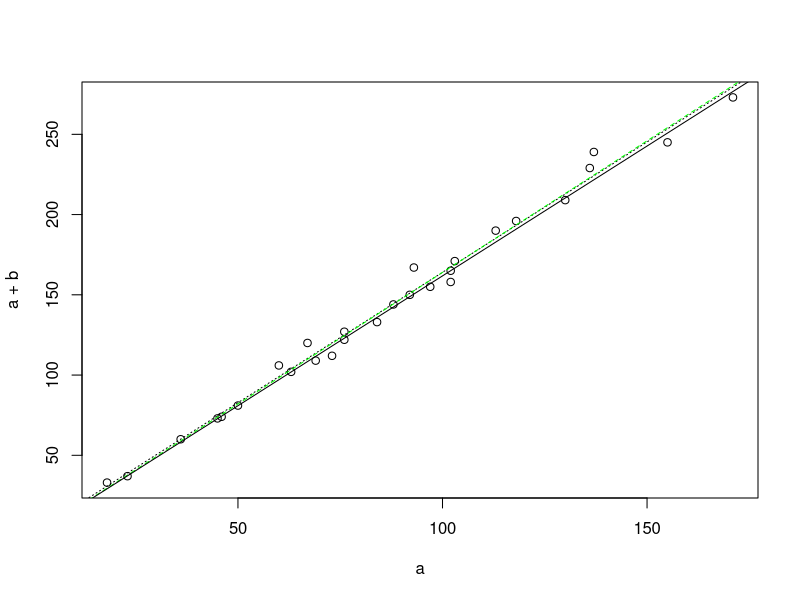

Write R code to recreate this figure.
library(readxl)
setwd('/Users/smanurung/Documents/unimelb/Methods of Math Stats/Lab')

moz = read_excel('Mozart.xls')
moz = as.matrix(moz)
a = moz[,2] # Mozart's development/recapitulation
b = moz[,1] # Mozart's exposition
plot(a, a+b)
# The plot seems to show linear relationship between a and a+b

reg = lm(a+b ~ a) # regression with intercept

# TODO: understand every details information!
summary(reg)
intercept = coef(reg)[1]
slope = coef(reg)[2]
# So the equation is Y = 1.625*X + 1.553
#lines(a, slope*a + intercept, col="red")
abline(reg, lty="dotted")

reg0 = lm(a+b ~ 0+a)
summary(reg0)
slope0 = coef(reg0)
#lines(a, slope0*a, col="blue")
abline(reg0, lty="dashed", col="green")

# golden ratio line
goldenSlope = (1 + sqrt(5)) / 2
abline(0, goldenSlope)
# Golden line is very similar to the other two lines though the small gap is obvious.
